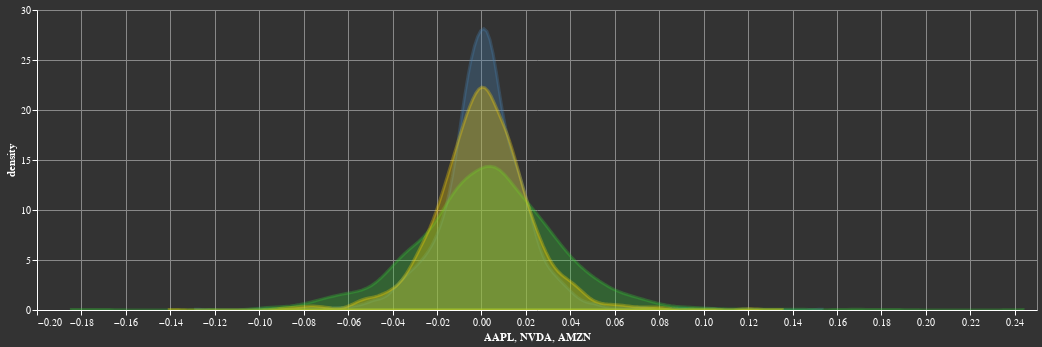

The code cell stored with this chart in its notebook:
### Code cell
(
    results.asset_returns.by_security["AAPL"].plot.kde()
    + results.asset_returns.by_security["NVDA"].plot.kde(color="limegreen")
    + results.asset_returns.by_security["AMZN"].plot.kde(color="gold")
).properties(width=1000)

### Figure 1 — Vega specification as saved in the notebook (floating-point values rounded to 4 significant figures; data arrays with more than 128 entries replaced by an {"elided": "..."} marker saying what was removed)
{"$schema": "https://vega.github.io/schema/vega/v5.json", "data": [{"name": "_server_source_0", "values": {"elided": "1486 records"}}, {"name": "_server_source_1", "values": {"elided": "1486 records"}}, {"name": "_server_source_2", "values": {"elided": "1486 records"}}, {"name": "param_1_store"}, {"name": "param_2_store"}, {"name": "param_3_store"}, {"name": "source_0", "source": "_server_source_0", "transform": [{"type": "kde", "resolve": "shared", "field": "AAPL", "as": ["AAPL", "density"]}, {"type": "impute", "field": "density", "key": "AAPL", "method": "value", "groupby": [], "value": 0}, {"type": "stack", "field": "density", "groupby": ["AAPL"], "sort": {"field": [], "order": []}, "as": ["density_start", "density_end"], "offset": "zero"}, {"type": "project", "fields": ["AAPL", "density", "density_end", "density_start"]}]}, {"name": "source_1", "source": "_server_source_1", "transform": [{"type": "kde", "field": "NVDA", "as": ["NVDA", "density"], "resolve": "shared"}, {"type": "impute", "field": "density", "key": "NVDA", "method": "value", "groupby": [], "value": 0}, {"type": "stack", "field": "density", "groupby": ["NVDA"], "sort": {"field": [], "order": []}, "as": ["density_start", "density_end"], "offset": "zero"}, {"type": "project", "fields": ["NVDA", "density", "density_end", "density_start"]}]}, {"name": "source_2", "source": "_server_source_2", "transform": [{"type": "kde", "as": ["AMZN", "density"], "resolve": "shared", "field": "AMZN"}, {"type": "impute", "field": "density", "key": "AMZN", "method": "value", "groupby": [], "value": 0}, {"type": "stack", "field": "density", "groupby": ["AMZN"], "sort": {"field": [], "order": []}, "as": ["density_start", "density_end"], "offset": "zero"}, {"type": "project", "fields": ["AMZN", "density", "density_end", "density_start"]}]}], "signals": [{"name": "unit", "value": {}, "on": [{"events": "pointermove", "update": "isTuple(group()) ? group() : unit"}]}, {"name": "param_1", "update": "vlSelectionResolve(\"param_1_store\", \"union\")"}, {"name": "param_2", "update": "vlSelectionResolve(\"param_2_store\", \"union\")"}, {"name": "param_3", "update": "vlSelectionResolve(\"param_3_store\", \"union\")"}, {"name": "param_1_AAPL", "on": [{"events": [{"source": "view", "type": "dblclick"}], "update": "null"}, {"events": {"signal": "param_1_translate_delta"}, "update": "panLinear(param_1_translate_anchor.extent_x, -param_1_translate_delta.x / width)"}, {"events": {"signal": "param_1_zoom_delta"}, "update": "zoomLinear(domain(\"x\"), param_1_zoom_anchor.x, param_1_zoom_delta)"}]}, {"name": "param_1_density", "on": [{"events": [{"source": "view", "type": "dblclick"}], "update": "null"}, {"events": {"signal": "param_1_translate_delta"}, "update": "panLinear(param_1_translate_anchor.extent_y, param_1_translate_delta.y / height)"}, {"events": {"signal": "param_1_zoom_delta"}, "update": "zoomLinear(domain(\"y\"), param_1_zoom_anchor.y, param_1_zoom_delta)"}]}, {"name": "param_1_tuple", "on": [{"events": [{"signal": "param_1_AAPL || param_1_density"}], "update": "param_1_AAPL && param_1_density ? {unit: \"view_1\", fields: param_1_tuple_fields, values: [param_1_AAPL,param_1_density]} : null"}]}, {"name": "param_1_tuple_fields", "value": [{"field": "AAPL", "channel": "x", "type": "R"}, {"field": "density", "channel": "y", "type": "R"}]}, {"name": "param_1_translate_anchor", "value": {}, "on": [{"events": [{"source": "scope", "type": "pointerdown"}], "update": "{x: x(unit), y: y(unit), extent_x: domain(\"x\"), extent_y: domain(\"y\")}"}]}, {"name": "param_1_translate_delta", "value": {}, "on": [{"events": [{"source": "window", "between": [{"source": "scope", "type": "pointerdown"}, {"source": "window", "type": "pointerup"}], "consume": true, "type": "pointermove"}], "update": "{x: param_1_translate_anchor.x - x(unit), y: param_1_translate_anchor.y - y(unit)}"}]}, {"name": "param_1_zoom_anchor", "on": [{"events": [{"source": "scope", "type": "wheel", "consume": true}], "update": "{x: invert(\"x\", x(unit)), y: invert(\"y\", y(unit))}"}]}, {"name": "param_1_zoom_delta", "on": [{"events": [{"source": "scope", "type": "wheel", "consume": true}], "update": "pow(1.001, event.deltaY * pow(16, event.deltaMode))", "force": true}]}, {"name": "param_1_modify", "on": [{"events": {"signal": "param_1_tuple"}, "update": "modify(\"param_1_store\", param_1_tuple, true)"}]}, {"name": "param_2_NVDA", "on": [{"events": [{"source": "view", "type": "dblclick"}], "update": "null"}, {"events": {"signal": "param_2_translate_delta"}, "update": "panLinear(param_2_translate_anchor.extent_x, -param_2_translate_delta.x / width)"}, {"events": {"signal": "param_2_zoom_delta"}, "update": "zoomLinear(domain(\"x\"), param_2_zoom_anchor.x, param_2_zoom_delta)"}]}, {"name": "param_2_density", "on": [{"events": [{"source": "view", "type": "dblclick"}], "update": "null"}, {"events": {"signal": "param_2_translate_delta"}, "update": "panLinear(param_2_translate_anchor.extent_y, param_2_translate_delta.y / height)"}, {"events": {"signal": "param_2_zoom_delta"}, "update": "zoomLinear(domain(\"y\"), param_2_zoom_anchor.y, param_2_zoom_delta)"}]}, {"name": "param_2_tuple", "on": [{"events": [{"signal": "param_2_NVDA || param_2_density"}], "update": "param_2_NVDA && param_2_density ? {unit: \"view_2\", fields: param_2_tuple_fields, values: [param_2_NVDA,param_2_density]} : null"}]}, {"name": "param_2_tuple_fields", "value": [{"field": "NVDA", "channel": "x", "type": "R"}, {"field": "density", "channel": "y", "type": "R"}]}, {"name": "param_2_translate_anchor", "value": {}, "on": [{"events": [{"source": "scope", "type": "pointerdown"}], "update": "{x: x(unit), y: y(unit), extent_x: domain(\"x\"), extent_y: domain(\"y\")}"}]}, {"name": "param_2_translate_delta", "value": {}, "on": [{"events": [{"source": "window", "between": [{"source": "scope", "type": "pointerdown"}, {"source": "window", "type": "pointerup"}], "type": "pointermove", "consume": true}], "update": "{x: param_2_translate_anchor.x - x(unit), y: param_2_translate_anchor.y - y(unit)}"}]}, {"name": "param_2_zoom_anchor", "on": [{"events": [{"source": "scope", "type": "wheel", "consume": true}], "update": "{x: invert(\"x\", x(unit)), y: invert(\"y\", y(unit))}"}]}, {"name": "param_2_zoom_delta", "on": [{"events": [{"source": "scope", "consume": true, "type": "wheel"}], "update": "pow(1.001, event.deltaY * pow(16, event.deltaMode))", "force": true}]}, {"name": "param_2_modify", "on": [{"events": {"signal": "param_2_tuple"}, "update": "modify(\"param_2_store\", param_2_tuple, true)"}]}, {"name": "param_3_AMZN", "on": [{"events": [{"source": "view", "type": "dblclick"}], "update": "null"}, {"events": {"signal": "param_3_translate_delta"}, "update": "panLinear(param_3_translate_anchor.extent_x, -param_3_translate_delta.x / width)"}, {"events": {"signal": "param_3_zoom_delta"}, "update": "zoomLinear(domain(\"x\"), param_3_zoom_anchor.x, param_3_zoom_delta)"}]}, {"name": "param_3_density", "on": [{"events": [{"source": "view", "type": "dblclick"}], "update": "null"}, {"events": {"signal": "param_3_translate_delta"}, "update": "panLinear(param_3_translate_anchor.extent_y, param_3_translate_delta.y / height)"}, {"events": {"signal": "param_3_zoom_delta"}, "update": "zoomLinear(domain(\"y\"), param_3_zoom_anchor.y, param_3_zoom_delta)"}]}, {"name": "param_3_tuple", "on": [{"events": [{"signal": "param_3_AMZN || param_3_density"}], "update": "param_3_AMZN && param_3_density ? {unit: \"view_3\", fields: param_3_tuple_fields, values: [param_3_AMZN,param_3_density]} : null"}]}, {"name": "param_3_tuple_fields", "value": [{"field": "AMZN", "channel": "x", "type": "R"}, {"field": "density", "channel": "y", "type": "R"}]}, {"name": "param_3_translate_anchor", "value": {}, "on": [{"events": [{"source": "scope", "type": "pointerdown"}], "update": "{x: x(unit), y: y(unit), extent_x: domain(\"x\"), extent_y: domain(\"y\")}"}]}, {"name": "param_3_translate_delta", "value": {}, "on": [{"events": [{"source": "window", "between": [{"source": "scope", "type": "pointerdown"}, {"source": "window", "type": "pointerup"}], "type": "pointermove", "consume": true}], "update": "{x: param_3_translate_anchor.x - x(unit), y: param_3_translate_anchor.y - y(unit)}"}]}, {"name": "param_3_zoom_anchor", "on": [{"events": [{"source": "scope", "type": "wheel", "consume": true}], "update": "{x: invert(\"x\", x(unit)), y: invert(\"y\", y(unit))}"}]}, {"name": "param_3_zoom_delta", "on": [{"events": [{"source": "scope", "consume": true, "type": "wheel"}], "update": "pow(1.001, event.deltaY * pow(16, event.deltaMode))", "force": true}]}, {"name": "param_3_modify", "on": [{"events": {"signal": "param_3_tuple"}, "update": "modify(\"param_3_store\", param_3_tuple, true)"}]}], "marks": [{"type": "area", "name": "view_1_marks", "from": {"data": "source_0"}, "sort": {"field": "x"}, "encode": {"update": {"strokeOpacity": {"value": 1}, "y2": {"field": "density_start", "scale": "y"}, "y": {"field": "density_end", "scale": "y"}, "x": {"field": "AAPL", "scale": "x"}, "orient": {"value": "vertical"}, "defined": {"signal": "isValid(datum[\"AAPL\"]) && isFinite(+datum[\"AAPL\"]) && isValid(datum[\"density\"]) && isFinite(+datum[\"density\"])"}, "opacity": {"value": 0.3}, "tooltip": {"signal": "{\"AAPL\": format(datum[\"AAPL\"], \"\"), \"density\": format(datum[\"density\"], \"\")}"}, "strokeWidth": {"value": 3}, "fill": {"value": "steelblue"}, "stroke": {"value": "steelblue"}}}, "clip": true, "style": ["area"], "interactive": true}, {"type": "area", "name": "view_2_marks", "from": {"data": "source_1"}, "sort": {"field": "x"}, "encode": {"update": {"opacity": {"value": 0.3}, "fill": {"value": "limegreen"}, "tooltip": {"signal": "{\"NVDA\": format(datum[\"NVDA\"], \"\"), \"density\": format(datum[\"density\"], \"\")}"}, "strokeOpacity": {"value": 1}, "defined": {"signal": "isValid(datum[\"NVDA\"]) && isFinite(+datum[\"NVDA\"]) && isValid(datum[\"density\"]) && isFinite(+datum[\"density\"])"}, "y": {"field": "density_end", "scale": "y"}, "y2": {"field": "density_start", "scale": "y"}, "x": {"field": "NVDA", "scale": "x"}, "stroke": {"value": "limegreen"}, "orient": {"value": "vertical"}, "strokeWidth": {"value": 3}}}, "interactive": true, "style": ["area"], "clip": true}, {"type": "area", "name": "view_3_marks", "from": {"data": "source_2"}, "sort": {"field": "x"}, "encode": {"update": {"strokeWidth": {"value": 3}, "y2": {"field": "density_start", "scale": "y"}, "opacity": {"value": 0.3}, "strokeOpacity": {"value": 1}, "tooltip": {"signal": "{\"AMZN\": format(datum[\"AMZN\"], \"\"), \"density\": format(datum[\"density\"], \"\")}"}, "x": {"field": "AMZN", "scale": "x"}, "stroke": {"value": "gold"}, "orient": {"value": "vertical"}, "y": {"field": "density_end", "scale": "y"}, "fill": {"value": "gold"}, "defined": {"signal": "isValid(datum[\"AMZN\"]) && isFinite(+datum[\"AMZN\"]) && isValid(datum[\"density\"]) && isFinite(+datum[\"density\"])"}}}, "style": ["area"], "clip": true, "interactive": true}], "scales": [{"name": "x", "type": "linear", "domain": {"fields": [{"data": "source_0", "field": "AAPL"}, {"data": "source_1", "field": "NVDA"}, {"data": "source_2", "field": "AMZN"}]}, "range": [0, {"signal": "width"}], "domainRaw": {"signal": "param_3[\"AMZN\"]"}, "nice": true, "zero": false}, {"name": "y", "type": "linear", "domain": {"fields": [{"data": "source_0", "field": "density_start"}, {"data": "source_0", "field": "density_end"}, {"data": "source_1", "field": "density_start"}, {"data": "source_1", "field": "density_end"}, {"data": "source_2", "field": "density_start"}, {"data": "source_2", "field": "density_end"}]}, "range": [{"signal": "height"}, 0], "zero": true, "domainRaw": {"signal": "param_3[\"density\"]"}, "nice": true}], "axes": [{"scale": "x", "zindex": 0, "ticks": false, "domain": false, "labels": false, "tickCount": {"signal": "ceil(width/40)"}, "minExtent": 0, "maxExtent": 0, "grid": true, "orient": "bottom", "aria": false, "gridScale": "y"}, {"scale": "y", "labels": false, "aria": false, "grid": true, "minExtent": 0, "domain": false, "maxExtent": 0, "zindex": 0, "tickCount": {"signal": "ceil(height/40)"}, "gridScale": "x", "ticks": false, "orient": "left"}, {"scale": "x", "title": "AAPL, NVDA, AMZN", "zindex": 0, "tickCount": {"signal": "ceil(width/40)"}, "grid": false, "labelFlush": true, "orient": "bottom", "labelOverlap": true}, {"scale": "y", "orient": "left", "labelOverlap": true, "zindex": 0, "grid": false, "tickCount": {"signal": "ceil(height/40)"}, "title": "density"}], "usermeta": {"embedOptions": {"theme": "dark"}}, "padding": 5, "style": "cell", "height": 300, "background": "#333", "width": 1000, "config": {"axis": {"domainColor": "#fff", "gridColor": "#888", "tickColor": "#fff"}, "style": {"guide-label": {"fill": "#fff"}, "guide-title": {"fill": "#fff"}, "cell": {"stroke": "#888"}, "group-title": {"fill": "#fff"}}, "title": {"subtitleColor": "#fff"}}}
